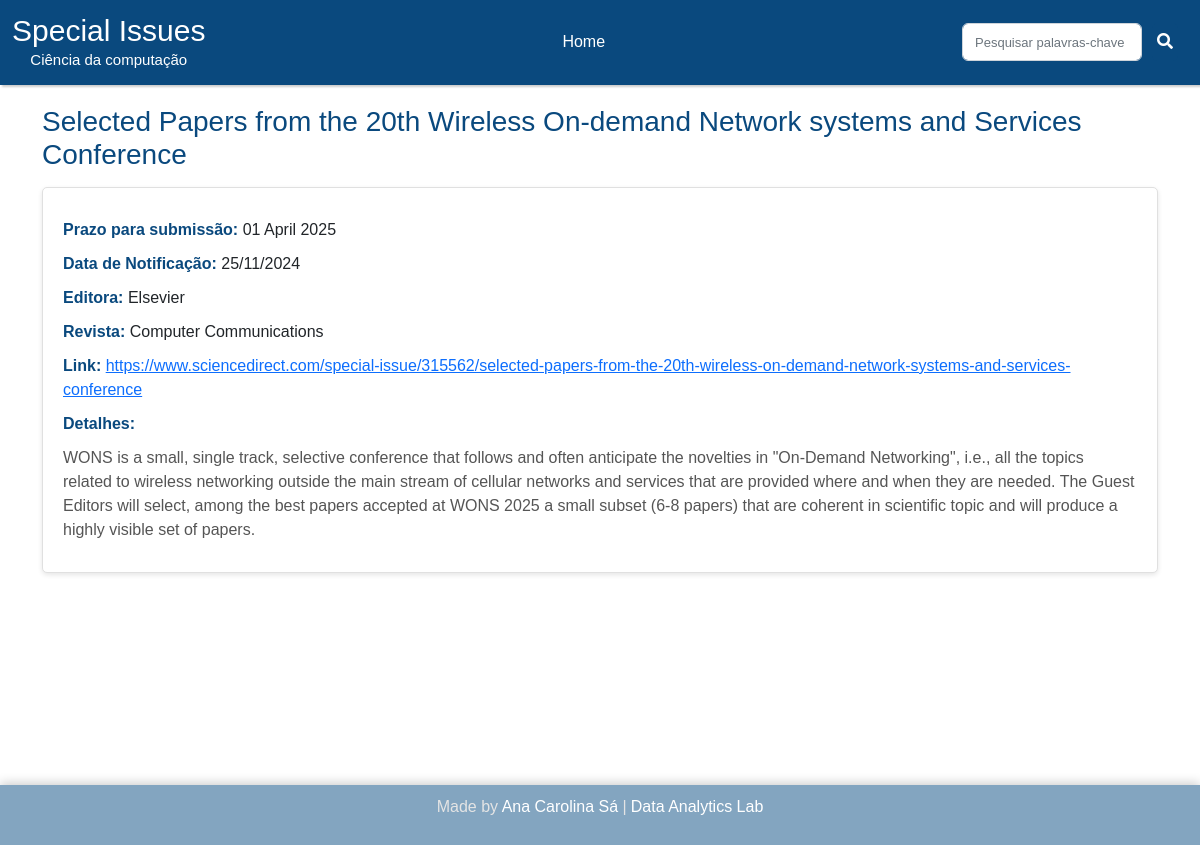
/detalhes/77, run on an earlier commit of the app's database.
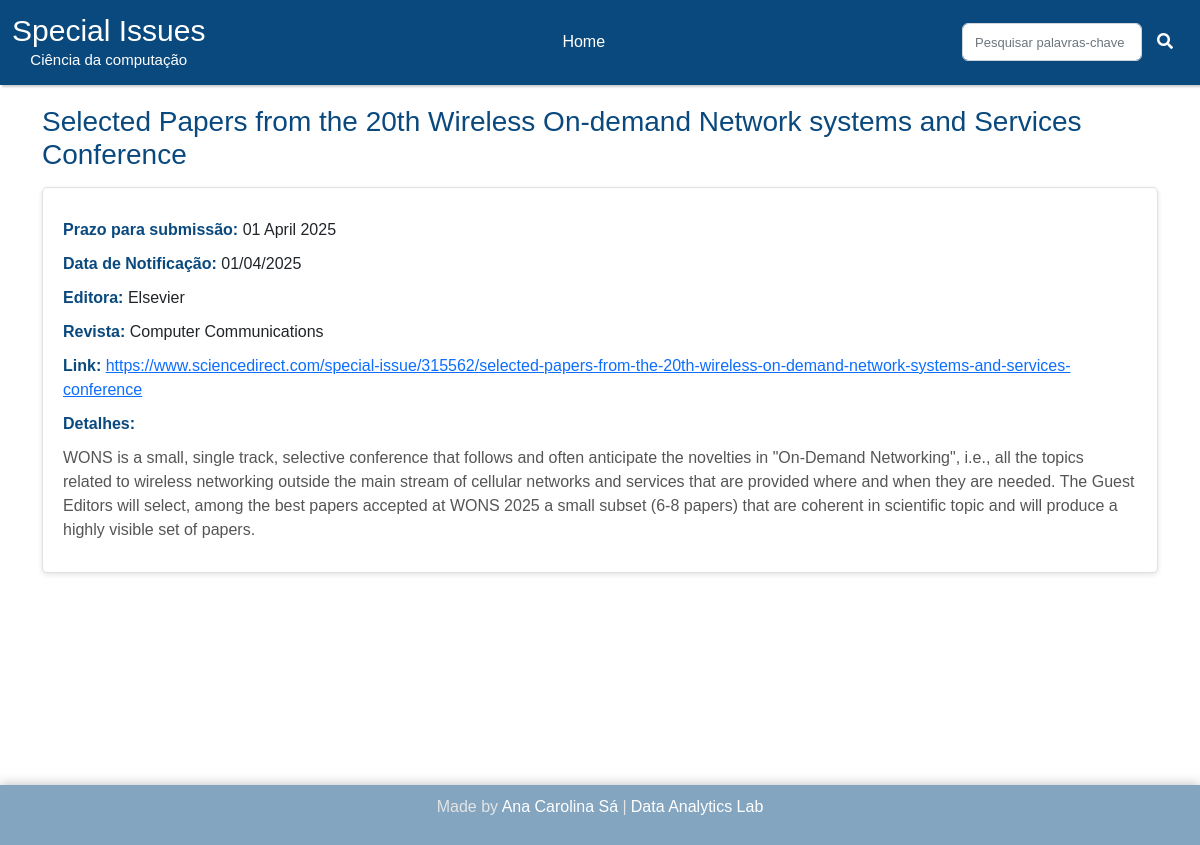
And on a later commit of the database.
### website/adm/models.py (models this page shows)
class SPI(db.Model):
    id = db.Column(db.Integer, primary_key=True)
    editora = db.Column(db.String, unique=False, nullable=False)
    revista = db.Column(db.String, unique=False, nullable=False)
    titulo = db.Column(db.String, unique=False, nullable=False)
    link = db.Column(db.String, unique=True, nullable=False)
    prazo = db.Column(db.String, unique=False, nullable=False)
    datanot = db.Column(db.Date, unique=False, nullable=False)
    detalhes = db.Column(db.String, unique=False, nullable=False)

### website/users/users_rotas.py (the view)
@app.route('/detalhes/<int:id>', methods=['GET'])
def users_detalhes(id):
    spi = SPI.query.get(id)
    if spi:
        return render_template('users/users_detalhes.html', spi=spi, title='Detalhes da Special Issue')
    else:
        flash('Special Issue não encontrado', 'danger')
        return redirect(url_for('user.home'))

### website/templates/users/users_detalhes.html
{% extends 'layout.html' %}
{% block content %}
{% include 'users/users_navbar.html' %}
<link rel="stylesheet" type="text/css" href="{{ url_for('static', filename='css/detalhes.css') }}">
<div class="container">
    <h1 class="special-issue-title">{{ spi.titulo }}</h1>
    <div class="special-issue-details">
        <p><b>Prazo para submissão:</b> <span>{{ spi.prazo }}</span></p>
        <p><b>Data de Notificação:</b> <span>{{ spi.datanot.strftime('%d/%m/%Y') }}</span></p>
        <p><b>Editora:</b> <span>{{ spi.editora }}</span></p>
        <p><b>Revista:</b> <span>{{ spi.revista }}</span></p>
        <p><b>Link:</b> <a href="{{ spi.link }}" target="_blank">{{ spi.link }}</a></p>
        <p><b>Detalhes:</b></p>
        <p class="description">{{ spi.detalhes|safe }}</p>
    </div>
</div>
{% include 'footer.html' %}
{% endblock content %}

### website/templates/layout.html (shortened to what this page needs)
<!doctype html>
<html lang="pt-br">
  <head>
    <link href="https://cdn.jsdelivr.net/npm/bootstrap@5.2.0-beta1/dist/css/bootstrap.min.css" rel="stylesheet">
  </head>
  <body>
    {% block content %}
    {% endblock content %}
  </body>
</html>

### website/templates/users/users_navbar.html (shortened to what this page needs)
{% extends 'layout.html' %}
{% block content %}
<!DOCTYPE html>
<html lang="en">
<head>
    <link rel="stylesheet" href="https://cdnjs.cloudflare.com/ajax/libs/font-awesome/5.15.3/css/all.min.css">
    <link href="https://cdn.jsdelivr.net/npm/bootstrap@5.3.3/dist/css/bootstrap.min.css" rel="stylesheet">
    <link rel="stylesheet" type="text/css" href="{{ url_for('static', filename='css/styles_nav.css') }}">
</head>
<body>
  <nav class="navbar navbar-expand-lg">
    <div class="container-fluid">
      <a class="navbar-brand" href="/">
        <h1 class="titulo">Special Issues</h1>
        <p class="subtitulo">Ciência da computação</p>
      </a>
      <div class="offcanvas offcanvas-end" tabindex="-1" id="offcanvasNavbar" aria-labelledby="offcanvasNavbarLabel">
        <div class="offcanvas-body">
          <ul class="navbar-nav justify-content-center flex-grow-1 pe-3">
            <li class="nav-item">
              <a class="nav-link mx-lg-1 {% if request.path == '/' %}active{% endif %}" href="/">Home</a>
            </li>
          </ul>
        </div>
      </div>
      <div class="d-flex">
        <form action="/search" method="POST">
          <div class="search-form">
              <input type="text" class="form-control" placeholder="Pesquisar palavras-chave" autofocus="autofocus" name="search-box" value="{{ search_value }}">
              <button type="submit" class="search-button"><i class="fas fa-search"></i></button>
          </div>
        </form>
      </div>
    </div>
  </nav>
</body>
</html>
{% endblock content %}

### website/templates/footer.html
{% extends 'layout.html' %}
{% block content %}
<link rel="stylesheet" type="text/css" href="{{ url_for('static', filename='css/footer.css') }}">
<div class="footer-container">
    <div class="footer-infos">
        <p class="info">Made by <a href="https://github.com/accoelhos" target="_blank" class="footer-link">Ana Carolina Sá</a>  |</p>
        <p class="info">
            <a class="footer-link" href="https://eic.cefet-rj.br/~dal/" target="_blank">Data Analytics Lab</a></p>
    </div>
</div>
{% endblock content %}

### website/static/css/styles_nav.css (style rules this page uses)
* { font-family: 'Aileron', sans-serif; }
.navbar { background-color: #0a497e; color: white; display: flex; justify-content: space-between; align-items: center; padding: 7px 20px; box-shadow: 2px 2px 2px #ccc; position: relative!important; }
.navbar-brand { display: flex; flex-direction: column; align-items: center; color: #fff!important; }
.navbar-brand h1 { margin: 0; font-size: 30px; }
.navbar-brand p { margin: 0; font-size: 15px; }
.search-form { display: flex; align-items: center; }
.form-control { margin-right: 10px; padding: 4px; border: 1px; border-radius: 5px; background-color: white; width: 180px!important; align-items: center; }
.form-control::placeholder { font-size: 13px; text-align: left; }
.search-button { background-color: #0a497e; border: none; border-radius: 5px; color: white; cursor: pointer; padding: 7px 5px; transition: 0.3s; margin-left: 0px; margin-right: 10px; }
.nav-link { color:#fff!important; font-weight: 500; position: relative; }
.nav-link::before { content: ""; position: absolute; bottom: 0; left: 50%; transform: translateX(-50%); width: 0; height: 2px; background-image: linear-gradient(to right, #fbfdff, #70e5f5, #66b2f0); visibility: hidden; transition: 0.3s ease-in-out; }
#offcanvasNavbar { background-color: #0a497e; }

### website/static/css/detalhes.css (style rules this page uses)
* { box-sizing: border-box; }
html, body { height: 100%; margin: 0; }
.container { display: flex; flex-direction: column; flex: 1; padding: 20px; min-height: calc(100vh - 100px); }
.special-issue-title { font-size: 28px; color: #0a497e; margin-bottom: 15px; }
.special-issue-details { border: 1px solid #e0e0e0; border-radius: 5px; padding: 20px; background-color: #ffffff; box-shadow: 0 2px 5px rgba(0, 0, 0, 0.1); }
.special-issue-details p { margin: 10px 0; }
.special-issue-details b { color: #0a497e; }
.description { color: #555; margin-top: 10px; }
a { color: #0a497e; text-decoration: underline; }

### website/static/css/footer.css (style rules this page uses)
.footer-container { width: 100%; background-color: #83a5c0; color: #e4e4e4; padding: 10px 0; display: flex; align-items: center; justify-content: center; box-shadow: 0px -2px 10px rgba(0, 0, 0, 0.2); }
.footer-infos { height: 40px; display: flex; align-items: center; justify-content: space-between; }
.footer-link { text-decoration: none; color: #fff; transition: 0.5s; }
.info { padding: 2px; }

What changed in the data, as far as the page shows it:
changed SPI "Elsevier": datanot "25/11/2024" → "01/04/2025"
